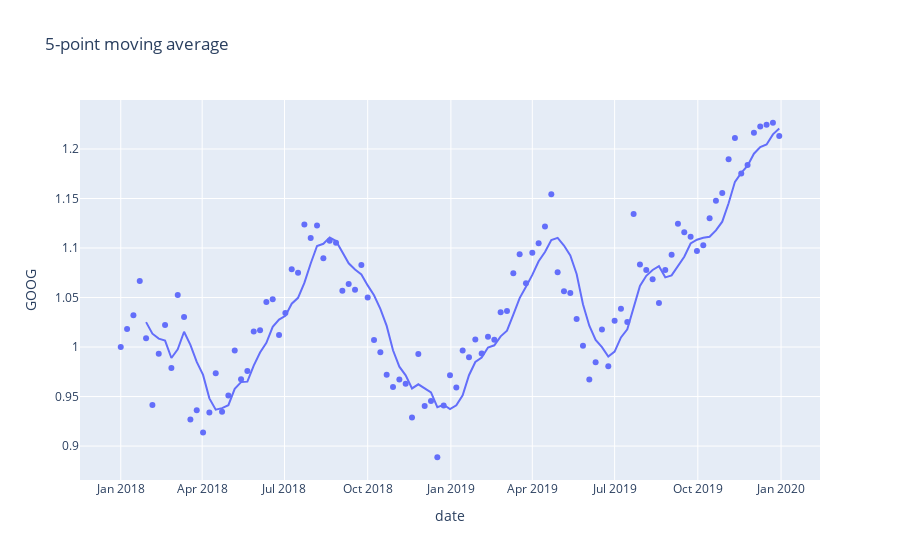

The code cell stored with this chart in its notebook:
### Code cell
import plotly.express as px

df = px.data.stocks(datetimes=True)
fig = px.scatter(
    df,
    x="date",
    y="GOOG",
    trendline="rolling",
    trendline_options=dict(window=5),
    title="5-point moving average",
)
fig.show()
